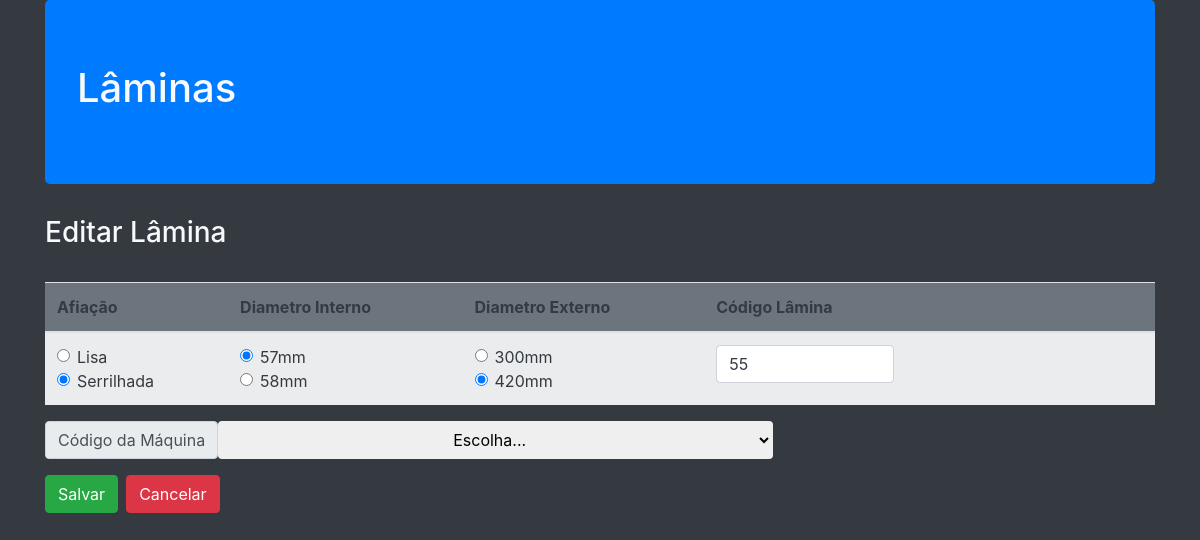
/Laminas/EditarLamina.php?lamina=55, run on the app's committed database.
### tables this page shows
CREATE TABLE `lamina` (
  `cod_lamina` int(11) NOT NULL,
  `afiacao` varchar(50) NOT NULL,
  `diam_externo` varchar(10) NOT NULL,
  `diam_interno` varchar(10) NOT NULL,
  `cod_maq` decimal(10,0) NOT NULL
);

### Vendedor/App/Db/Conexao.class.php (called while the page is built, shortened)
<?php
class Conexao{
private $table;
private $connection;
public function __construct($table=null)
{
    $this->table= $table;
}
private function Conexao(){
    $username='root';
    $password='';
   try{
        $this->connection= new PDO ('mysql:host=localhost;dbname=cadastro_maquinas',$username, $password);
        $this->connection->setAttribute(PDO::ATTR_ERRMODE,PDO::ERRMODE_EXCEPTION);
    }catch(PDOException $e){
        die('ERROR:'.$e->getMessage());
}
}
public function execute($query,$params=[]){
    try{
        $statement = $this->connection->prepare($query);
        $statement->execute($params);
        return $statement;
    }catch(PDOException $e){
        die('ERROR:'.$e->getMessage());
    }
}
public function select($where=null,$order=null,$limit=null,$fields='*'){
    $where= strlen($where)?'WHERE '.$where:'';
    $order= strlen($order)?'ORDER BY '.$order:'';
    $limit= strlen($limit)?'LIMIT '.$limit:'';
    $query='SELECT '.$fields.' FROM '.$this->table.' '.$where.' '.$order.' '.$limit;
    return $this->execute($query);
}
}
?>

### Vendedor/App/Entity/Lamina.class.php (called while the page is built, shortened)
<?php
require_once ('../Vendedor/App/Db/Conexao.class.php');
class Lamina{
public static function getLamina($cod_lamina){
    return (new Conexao('lamina'))->select("cod_lamina ='".$cod_lamina."'")
                                    ->fetchObject(self::class);
}
}
?>

### Laminas/FormularioLamina.php (the view, shortened to what this page needs)
<br>
<form method="POST">
<div class="text-dark bg-light">
    <table class="table  table-striped">
                <thead class="bg-secondary">
                    <tr>
                        <th>Afiação</th>
                        <th>Diametro Interno</th>
                        <th>Diametro Externo</th>
                        <th>Código Lâmina</th>
                    </tr>
                </thead>
                <tbody class="table-white text-dark">
                    <tr>
                        <td> <div class="form-check">
                                    <input type="radio" class="form-check-input" name="afiacao" <?= $obLamina->afiacao=='Lisa'?'checked':'' ?> value="Lisa">
                                    <label for="lisa"class="form-check-label">Lisa</label>
                                </div>
                                <div class="form-check">
                                    <input type="radio" class="form-check-input" name="afiacao" <?= $obLamina->afiacao=='Serrilhada'?'checked':'' ?> value="Serrilhada">
                                    <label for="serrilhada"class="form-check-label">Serrilhada</label>
                                </div></td>
                        <td> <div class="form-check">
                                    <input type="radio" id="57" class="form-check-input" name="interno" <?= $obLamina->diam_interno=='57'?'checked':'' ?> value="57">
                                    <label for="57"class="form-check-label">57mm</label>
                                </div>
                                <div class="form-check">
                                    <input type="radio" id="58"class="form-check-input" name="interno" <?= $obLamina->diam_interno=='58'?'checked':'' ?> value="58">
                                    <label for="58"class="form-check-label">58mm</label>
                                </div></td>
                                <td> <div class="form-check">
                                    <input type="radio" id="300" class="form-check-input" name="externo" <?= $obLamina->diam_externo=='300'?'checked':'' ?> value="300">
                                    <label for="300"class="form-check-label">300mm</label>
                                </div>
                                <div class="form-check">
                                    <input type="radio" id="420"class="form-check-input" name="externo" <?= $obLamina->diam_externo=='420'?'checked':'' ?> value="420">
                                    <label for="420"class="form-check-label">420mm</label>
                                </div></td>
                        <td><input type="text" name="cod_lamina" value="<?php if(isset($obLamina->cod_lamina)){echo $obLamina->cod_lamina;}?>" class="form-control text-dark col-5"></td>
                    </tr>
                </tbody>
</table>
</div>
<div class="input-group mb-3 text-dark bg-dark">
                 <label for="cod_maq" class="input-group-text">Código da Máquina</label>
                 <select name="cod_maq" class="btn col-6 form-select">
                    <option selected>Escolha...</option>
                 </select>
            </div>
            <input type="submit" class="btn btn-success mr-2"name="salvar" value="Salvar"><a class="btn btn-danger" href="./ListaLamina.php">Cancelar</a>
</form>

### data on the page
lamina: afiacao "☑", diam_interno "☑ 57mm", diam_interno "☐ 58mm", diam_externo "☐ 300mm", diam_externo "☑ 420mm", cod_lamina "55"
